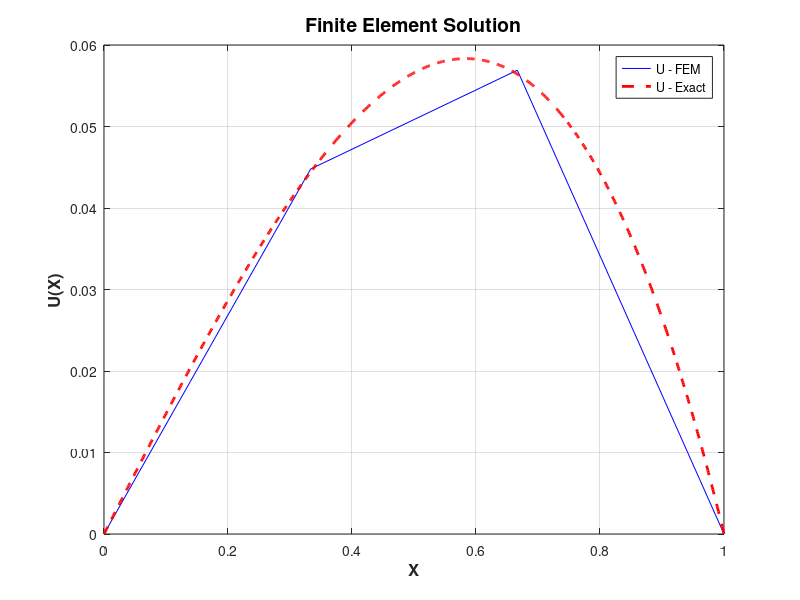

This chart was generated by the following MATLAB code:
%% Finite Element Example in 1D
clear
clc
close 'all'

%% Exact Solution
u_exact = @(x) x - sinh(x)./sinh(1);
a = 0; b = 1;
x_gold = linspace(a,b,1000);

Ua = 0; Ub = 0;
%% Finite Element Parameters and Data Structures
nelem = 3; % select # of elements

% global x-coordinate of each node
gcoord = linspace(a,b,nelem+1); % x-coordinates of all nodes
nnodes = length(gcoord);

% array to hold node numbers for each
% node in every element
nodes = nan(nelem,2);
% assign node numbers to each element
nodes(:,1) = 1:nelem;% x_i node number
nodes(:,2) = 2:(nelem+1);%x_i+1 node number
% this acts like a map between local node numbers for each element
% and global node numbers that tie to the overall geometry

% sample points for Gauss Quadrature
q = [-0.57735027; 0.57735027];
% weights
w = [1; 1];
nqp = length(q); % number of quadrature points

% initialize global arrays
K1 = zeros(nnodes,nnodes);
K2 = zeros(nnodes,nnodes);
R = zeros(nnodes,1);

% carry out assembly process
for ele = 1:nelem

    % local arrays to be populated
    k1 = zeros(2,2);
    k2 = zeros(2,2);
    r = zeros(2,1);
    
    % local mapping for GQ
    aL = gcoord(nodes(ele,1));
    bL = gcoord(nodes(ele,2));
    xT = @(t) ((bL - aL)*t + aL + bL)/2;
    Jac = (bL - aL)/2;

    % shape functions for this element
    H = cell(2,1);
    hi = bL - aL;
    H{1} = @(x) (bL-x)/hi;
    H{2} = @(x) (x-aL)/hi;

    Hp = cell(2,1);
    % for generality, use functions
    Hp{1} = @(x) -1/hi;
    Hp{2} = @(x) 1/hi;


    for qp = 1:nqp
        
        % sum weighted contribution at Gauss Points
        k1(1,1) = k1(1,1) + Hp{1}(xT(q(qp)))*Hp{1}(xT(q(qp)))*w(qp);
        k1(1,2) = k1(1,2) + Hp{1}(xT(q(qp)))*Hp{2}(xT(q(qp)))*w(qp);
        k1(2,1) = k1(2,1) + Hp{2}(xT(q(qp)))*Hp{1}(xT(q(qp)))*w(qp);
        k1(2,2) = k1(2,2) + Hp{2}(xT(q(qp)))*Hp{2}(xT(q(qp)))*w(qp);
        
        k2(1,1) = k2(1,1) + H{1}(xT(q(qp)))*H{1}(xT(q(qp)))*w(qp);
        k2(1,2) = k2(1,2) + H{1}(xT(q(qp)))*H{2}(xT(q(qp)))*w(qp);
        k2(2,1) = k2(2,1) + H{2}(xT(q(qp)))*H{1}(xT(q(qp)))*w(qp);
        k2(2,2) = k2(2,2) + H{2}(xT(q(qp)))*H{2}(xT(q(qp)))*w(qp);
        
        r(1) = r(1) + xT(q(qp))*H{1}(xT(q(qp)))*w(qp);
        r(2) = r(2) + xT(q(qp))*H{2}(xT(q(qp)))*w(qp);        

    end % qp
    % apply Jacobian to map to physical coordinates
    k1 = k1*Jac;
    k2 = k2*Jac;
    r = r*Jac;

    % add local arrays to global arrays ("assembly")
    for i = 1:2
        for j = 1:2
            row = nodes(ele,i); col = nodes(ele,j);
            K1(row,col) = K1(row,col) + k1(i,j);
            K2(row,col) = K2(row,col) + k2(i,j);
        end % j
        dof = nodes(ele,i);
        R(dof) = R(dof) + r(i);
    end % i

end % numel

% Gather into system matrix and vector
A = -K1 - K2;
RHS = -R;

% apply boundary conditions
A(1,:) = 0; A(1,1) = 1; RHS(1) = Ua;
A(nnodes,:) = 0; A(nnodes,nnodes) = 1; RHS(nnodes) = Ub;

% solve the system of equations
u = A\RHS;

%% Plot the solution and check error
x = gcoord;
figure(1)
plot(x,u','-b',...
    x_gold,u_exact(x_gold),'--r',...
    'linewidth',2);
title('Finite Element Solution',...
    'FontSize',14,'FontWeight','bold');
xlabel('X','FontSize',12,'FontWeight','bold');
ylabel('U(X)','FontSize',12,'FontWeight','bold');
grid on
legend('U - FEM','U - Exact','Location','best');




